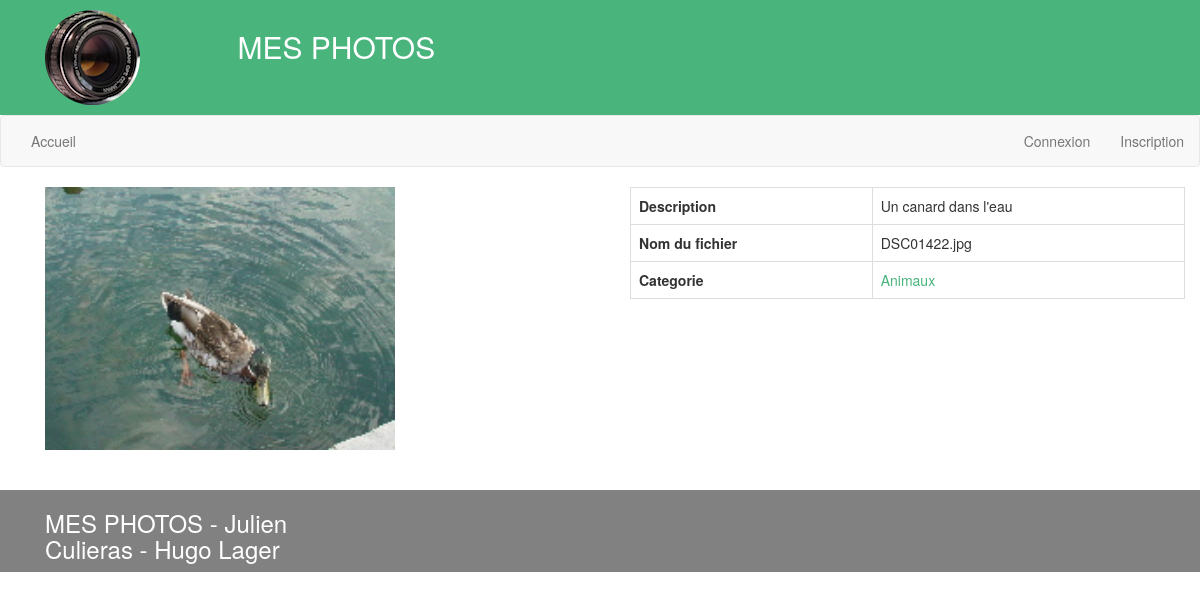
Screenshot of /mvc_maison/index.php?page=detailPhoto&photo=3 with the database file from the repository.
### tables this page shows
CREATE TABLE `Photo` (
  `photoId` int(5) NOT NULL,
  `nomFich` varchar(255) NOT NULL,
  `description` varchar(255) NOT NULL,
  `catId` int(5) NOT NULL
);

CREATE TABLE `Categorie` (
  `catId` int(5) NOT NULL,
  `nomCat` varchar(255) NOT NULL
);

### mvc_maison/index.php (called while the page is built, shortened)
<?php
if(isset($_GET['page']))
{
  $page = htmlspecialchars($_GET['page']);
}
else
	$page='accueil';
require_once(PATH_CONTROLLERS.$page.'.php');
?>

### mvc_maison/models/PhotoDAO.php (called while the page is built, shortened)
<?php
require_once(PATH_MODELS.'DAO.php');
class PhotoDAO extends DAO
{
    public function getPhoto($idPhoto){
        require_once (PATH_ENTITY.'Photo.php');
        $param = array($idPhoto);
        $res = $this->queryRow('select * from photo where photoId = ?', $param);
        if ($res){
            $caracsPhoto = new Photo(
                $res['photoId'],
                $res['nomFich'],
                $res['description'],
                $res['catId']);
            return $caracsPhoto;
        }
        return null;
    }
}

### mvc_maison/models/Connexion.php (called while the page is built, shortened)
<?php
class Connexion
{
  private $_bdd = null;
  private static $_instance = null;
  private function __construct ()
  {
	$this->_bdd = new PDO('mysql:host='.BD_HOST.'; dbname='.BD_DBNAME.'; charset=utf8', BD_USER, BD_PWD);
	$this->_bdd->setAttribute(PDO::ATTR_ERRMODE, PDO::ERRMODE_EXCEPTION);
  }
  public static function getInstance()
  {
    if(is_null(self::$_instance))
      self::$_instance = new Connexion();
    return self::$_instance;
  }
  public function getBdd()
  {
    return $this->_bdd;
  }
}

### mvc_maison/models/DAO.php (called while the page is built, shortened)
<?php
require_once(PATH_MODELS.'Connexion.php');
abstract class DAO
{
      private function _requete($sql, $args = null)
      {
            if ($args == null)
            {
                $pdos = Connexion::getInstance()->getBdd()->query($sql);
            }
            else
            {
                $pdos = Connexion::getInstance()->getBdd()->prepare($sql);
                $pdos->execute($args);
            }
            return $pdos;
      }
      public function queryRow($sql, $args = null)
      {
        try
        {
            $pdos = $this->_requete($sql, $args);
            $res = $pdos->fetch();
        }
        catch(PDOException $e)
        {
              $this->_erreur = $e->getMessage();
              $res = false;
        }
          return $res;
      }
}

### mvc_maison/entity/Photo.php (called while the page is built, shortened)
<?php
class Photo
{
    private $_nomFich;
    private $_description;
    private $_categorie;
    function __construct($idPhoto, $nomFich, $description, $idCategorie)
    {
        $this->_nomFich = $nomFich;
        $this->_description = $description;
        $this->_categorie = $idCategorie;
    }
    public function getNomFich()
    {
        return $this->_nomFich;
    }
    public function getDescription()
    {
        return $this->_description;
    }
    public function getCategorie()
    {
        return $this->_categorie;
    }
}

### mvc_maison/models/CategorieDAO.php (called while the page is built, shortened)
<?php
require_once(PATH_MODELS.'DAO.php');
class CategorieDAO extends DAO
{
    public function getCategorie($catId){
        require_once (PATH_ENTITY.'Categorie.php');
        $param = array($catId);
        $res = $this->queryRow('select * from categorie WHERE catId = ?', $param);
        if ($res){
            $caracsCategorie = new Categorie(
                $res['catId'],
                $res['nomCat']);
            return $caracsCategorie;
        }
        return null;
    }
}

### mvc_maison/entity/Categorie.php (called while the page is built, shortened)
<?php
class Categorie
{
    private $_idCat;
    private $_nomCat;
    function __construct($idCat, $nomCat)
    {
        $this->_idCat = $idCat;
        $this->_nomCat = $nomCat;
    }
    public function getIdCat()
    {
        return $this->_idCat;
    }
    public function getNomCat()
    {
        return $this->_nomCat;
    }
}

### mvc_maison/views/v_detailPhoto.php (the view, shortened to what this page needs)
<div class="row">
    <div class="col-lg-6">
        <img
            src= "<?= PATH_GALERIE . $caracsPhoto->getNomFich() ?>"
            alt= <?= $caracsPhoto->getDescription() ?>
            width="350px"
        />
    </div>
    <div class="col-lg-6">
        <table class="table table-bordered">
            <tr>
                <th> Description </th>
                <td> <?= $caracsPhoto->getDescription() ?> </td>
            </tr>
            <tr>
                <th> Nom du fichier </th>
                <td> <?= $caracsPhoto->getNomFich() ?> </td>
            </tr>
            <tr>
                <th> Categorie </th>
                <td>
                    <a href= <?= 'index.php?page=accueil&catId=' . $caracsCategorie->getIdCat() ?> >
                        <?= $caracsCategorie->getNomCat() ?>
                    </a>
                </td>
            </tr>
        </table>
    </div>
</div>

### mvc_maison/assets/css/css.css (style rules this page uses)
a, a:hover { color: #49B47C; }

### rows the page displays
photo: nomFich (picture), description "Un canard dans l'eau", nomFich "DSC01422.jpg"
categorie: nomCat "Animaux"

### other values shown
TITRE "MES PHOTOS"
MENU_ACCUEIL "Accueil"
MENU_LOGIN "Connexion"
MENU_REGISTER "Inscription"
AUTEUR "Julien Culieras - Hugo Lager"
